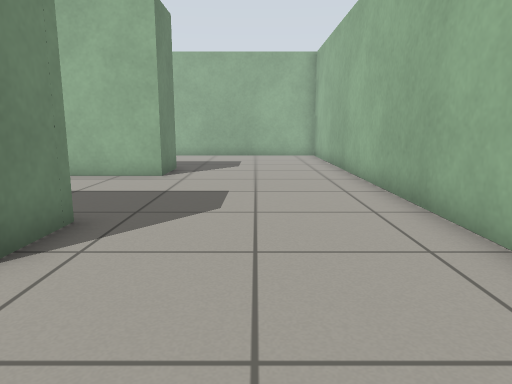
View 1 (above)

12 first-person views from a walk through a world built for the Gazebo simulator. The camera is 0.7 m above the floor, tilts 10° down and sees 70° across. The floor is counted in squares, 0.5 m on a side. Each view is taken from the middle of a square. On the plan, view 1 faces up. The plan holds only what a view shows up to about 16 squares ahead; the rest is blank.

View 2
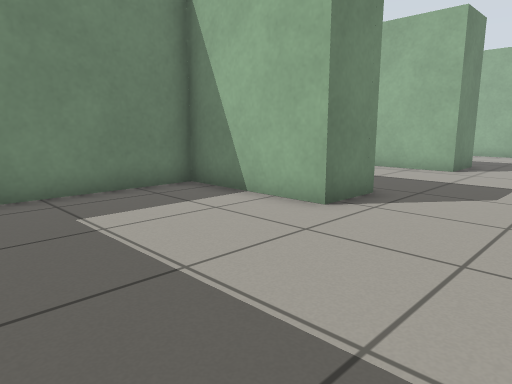

View 3
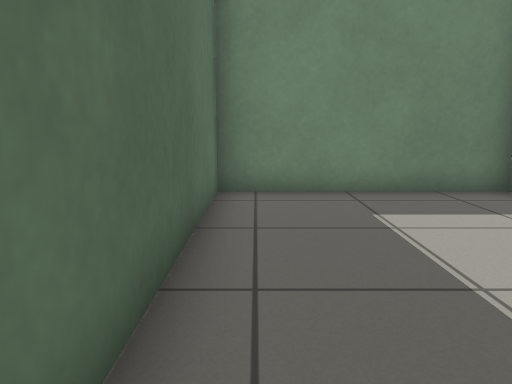

View 4
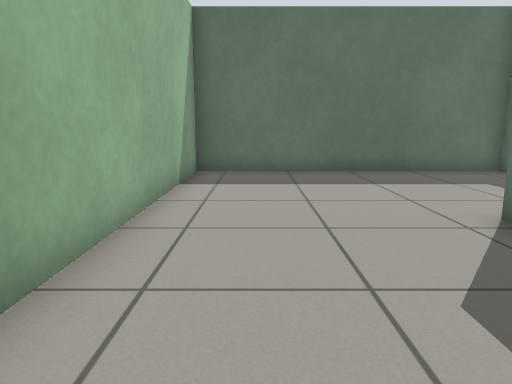

View 5
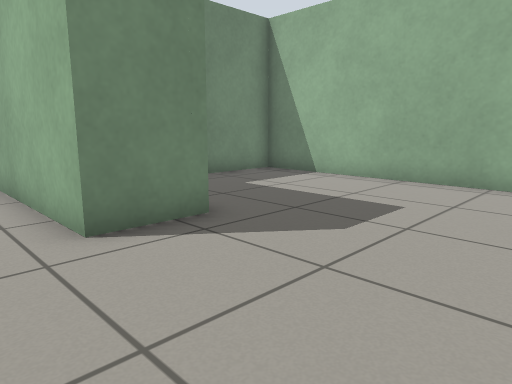

View 6
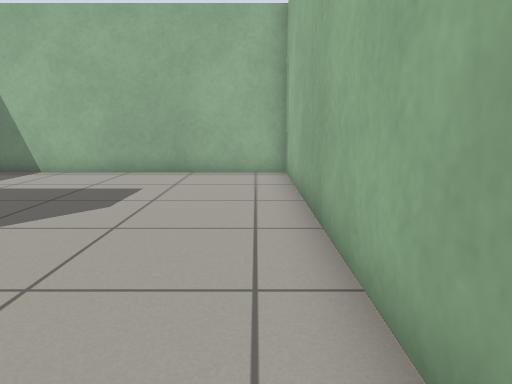

View 7
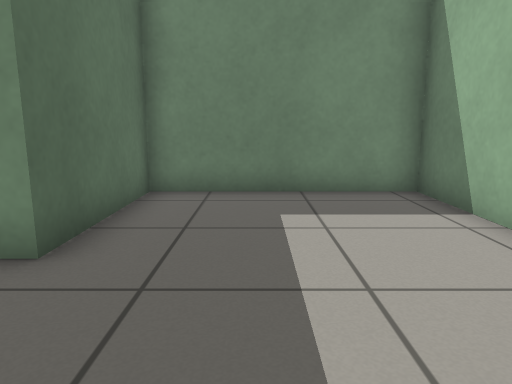

View 8
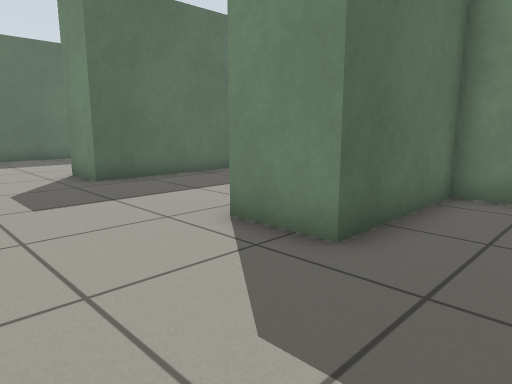

View 9
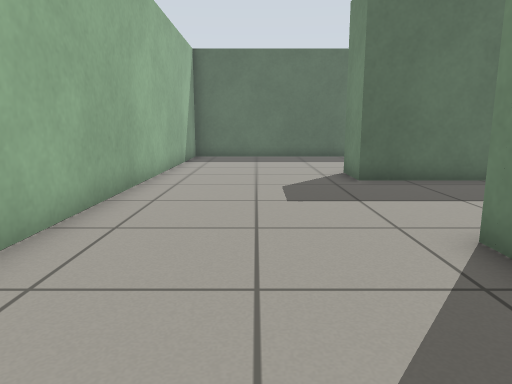

View 10
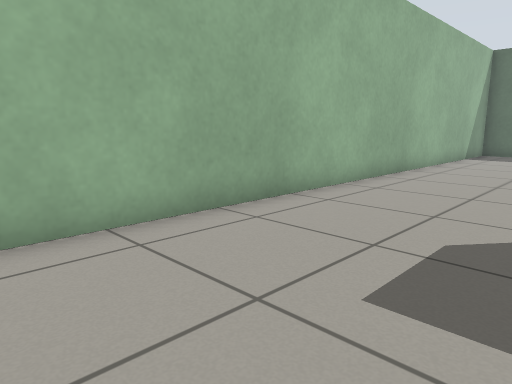

View 11
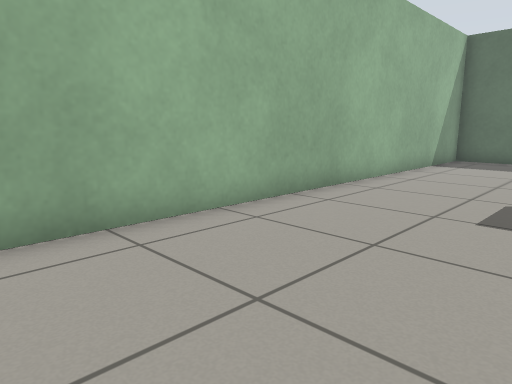

View 12
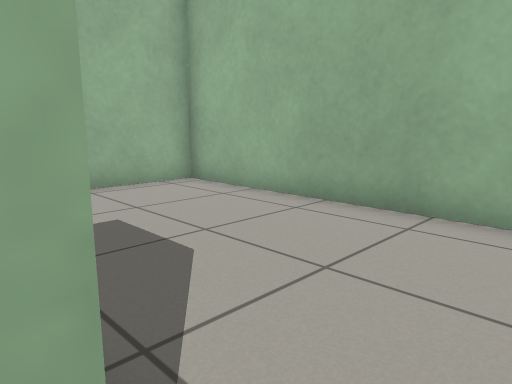

### Floor plan
Points are (right, up) in squares from view 1. A wall is a line through its corners. A room is listed if a view was taken in it or the views show most of it. See-through windows are left out.
Room 1 (views 1, 2, 3)
walls: (-2.8, 3.6) (-7, 3.6) (-7, -2.8) (2.9, -2.8) (2.9, 3.4)
ways out: opening at (0, 4.5) to room 2
Room 2 (views 4, 5, 6, 12)
walls: (-2.8, 12.7) (-2.8, 10.7) (-7.8, 10.7); (-7.4, 5.4) (-2.8, 5.4) (-2.8, 3.6); (2.9, 3.4) (2.9, 12.4)
ways out: opening at (0, 4.5) to room 1; opening at (0, 11.5) to room 3
Room 3 (views 7, 8, 9, 10, 11)
walls: (2.9, 12.4) (2.9, 18.6) (-7, 18.6) (-7, 12.7) (-2.8, 12.7)
ways out: opening at (0, 11.5) to room 2

Positions as (right, up) in squares from view 1, and headings:
1: (0, 0), facing up
2: (1, -2), facing up-left
3: (1, -2), facing left
4: (1, 9), facing down
5: (2, 9), facing up-left
6: (2, 7), facing up
7: (1, 15), facing left
8: (1, 15), facing down-left
9: (0, 15), facing down
10: (-2, 18), facing down-right
11: (-2, 14), facing down-right
12: (-3, 10), facing up-right
